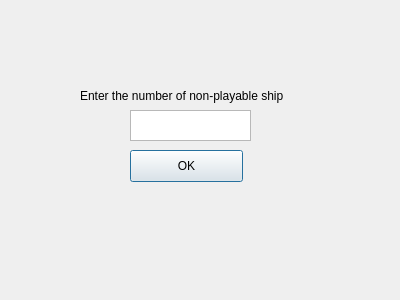
<?xml version="1.0" encoding="UTF-8"?>
<ui version="4.0">
 <class>Dialog</class>
 <widget class="QDialog" name="Dialog">
  <property name="geometry">
   <rect>
    <x>0</x>
    <y>0</y>
    <width>400</width>
    <height>300</height>
   </rect>
  </property>
  <property name="windowTitle">
   <string>Dialog</string>
  </property>
  <widget class="QLabel" name="label">
   <property name="geometry">
    <rect>
     <x>80</x>
     <y>80</y>
     <width>241</width>
     <height>31</height>
    </rect>
   </property>
   <property name="text">
    <string>Enter the number of non-playable ship</string>
   </property>
  </widget>
  <widget class="QTextEdit" name="numOfShipsTE">
   <property name="geometry">
    <rect>
     <x>130</x>
     <y>110</y>
     <width>121</width>
     <height>31</height>
    </rect>
   </property>
  </widget>
  <widget class="QPushButton" name="okBtn">
   <property name="geometry">
    <rect>
     <x>130</x>
     <y>150</y>
     <width>113</width>
     <height>32</height>
    </rect>
   </property>
   <property name="text">
    <string>OK</string>
   </property>
  </widget>
 </widget>
 <resources/>
 <connections/>
</ui>
